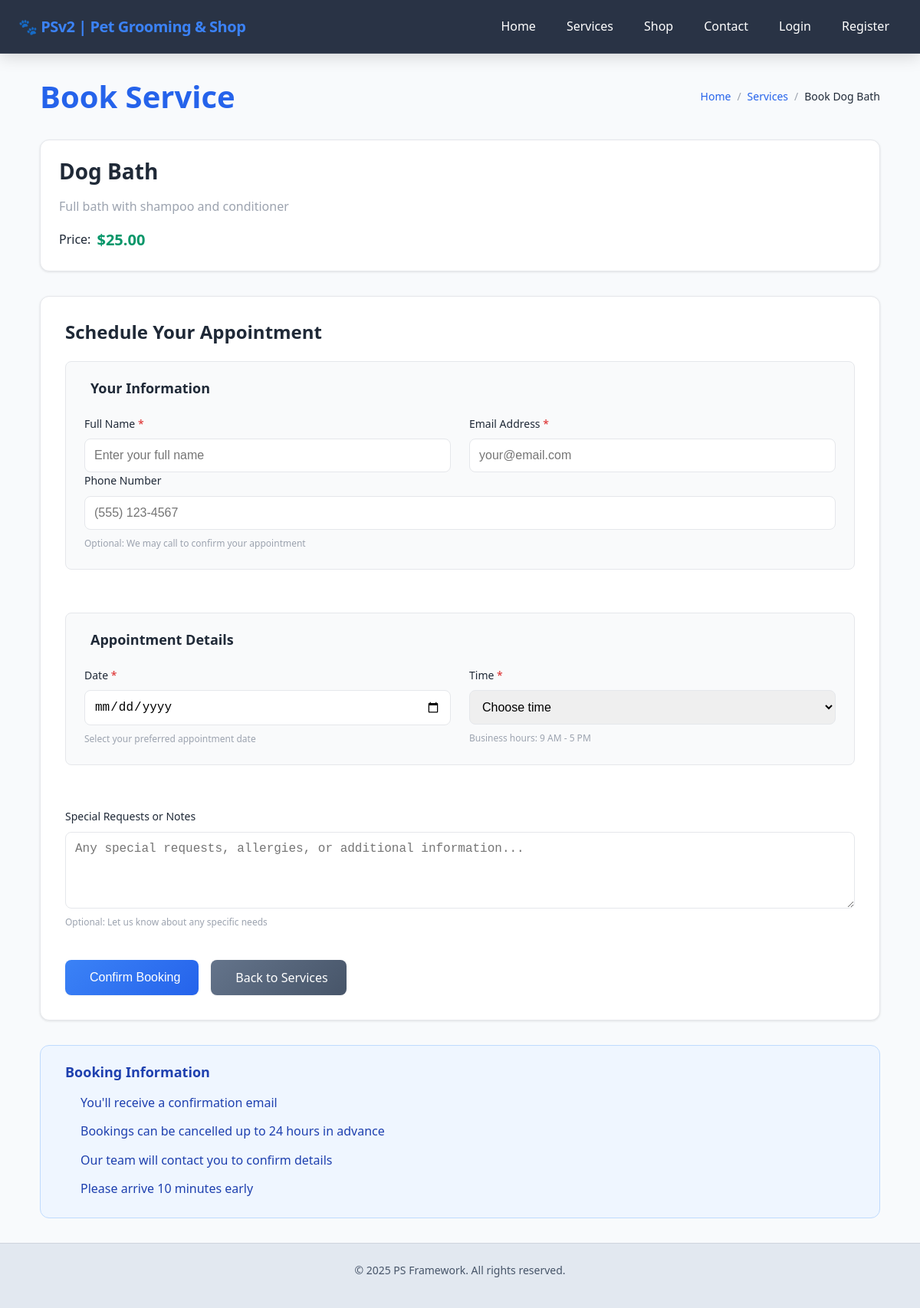
Screenshot of /bookings/new/5 with the database file from the repository.
### app/models.py (models this page shows, shortened)
class Service(db.Model):
    id = db.Column(db.Integer, primary_key=True)
    name = db.Column(db.String(100), nullable=False)
    description = db.Column(db.Text)
    price = db.Column(db.Float)

### app/routes/bookings.py (the view, shortened to what this page needs)
@bookings_bp.route('/new/<int:service_id>', methods=['GET', 'POST'])
def new_booking(service_id):
    service = Service.query.get_or_404(service_id)
    from datetime import date, timedelta
    tomorrow = date.today() + timedelta(days=1)
    min_date = tomorrow.strftime('%Y-%m-%d')
    return render_template('bookings/new.html', service=service, min_date=min_date)

### app/templates/bookings/new.html (shortened to what this page needs)
{% extends "base.html" %}
{% block extra_css %}
<link rel="stylesheet" href="{{ url_for('static', filename='css/bookings.css') }}">
{% endblock %}
{% block content %}
<div class="booking-container">
    <div class="booking-header">
        <h1 class="page-title">Book Service</h1>
        <nav aria-label="breadcrumb">
            <ol class="breadcrumb">
                <li class="breadcrumb-item"><a href="{{ url_for('home_bp.index') }}">Home</a></li>
                <li class="breadcrumb-item"><a href="{{ url_for('services.services_list') }}">Services</a></li>
                <li class="breadcrumb-item active" aria-current="page">Book {{ service.name }}</li>
            </ol>
        </nav>
    </div>
    <div class="service-info-card">
        <div class="service-details">
            <h2 class="service-name">{{ service.name }}</h2>
            {% if service.description %}
            <p class="service-description">{{ service.description }}</p>
            {% endif %}
            {% if service.price %}
            <div class="service-price">
                <span class="price-label">Price:</span>
                <span class="price-amount">${{ "%.2f"|format(service.price) }}</span>
            </div>
            {% endif %}
        </div>
    </div>
    <div class="booking-form-container">
        <h3 class="form-title">Schedule Your Appointment</h3>
        <form method="POST" class="booking-form">
            {% if not current_user.is_authenticated %}
            <div class="guest-info-section">
                <h4 class="section-title"> Your Information</h4>
                <div class="form-row">
                    <div class="form-group">
                        <label for="guest_name" class="form-label">Full Name <span class="required">*</span></label>
                        <input type="text" id="guest_name" name="guest_name" class="form-control"
                               placeholder="Enter your full name" required>
                    </div>
                    <div class="form-group">
                        <label for="guest_email" class="form-label">Email Address <span class="required">*</span></label>
                        <input type="email" id="guest_email" name="guest_email" class="form-control"
                               placeholder="your@email.com" required>
                    </div>
                </div>
                <div class="form-group">
                    <label for="guest_phone" class="form-label">Phone Number</label>
                    <input type="tel" id="guest_phone" name="guest_phone" class="form-control"
                           placeholder="(555) 123-4567">
                    <small class="form-text">Optional: We may call to confirm your appointment</small>
                </div>
            </div>
            {% endif %}
            <div class="appointment-section">
                <h4 class="section-title"> Appointment Details</h4>
                <div class="form-row">
                    <div class="form-group">
                        <label for="booking_date" class="form-label">Date <span class="required">*</span></label>
                        <input type="date" id="booking_date" name="booking_date" class="form-control"
                               min="{{ min_date }}" required>
                        <small class="form-text">Select your preferred appointment date</small>
                    </div>
                    <div class="form-group">
                        <label for="booking_time" class="form-label">Time <span class="required">*</span></label>
                        <select id="booking_time" name="booking_time" class="form-control" required>
                            <option value="">Choose time</option>
                        </select>
                        <small class="form-text">Business hours: 9 AM - 5 PM</small>
                    </div>
                </div>
            </div>
            <div class="form-group">
                <label for="notes" class="form-label">Special Requests or Notes</label>
                <textarea id="notes" name="notes" class="form-control" rows="4"
                          placeholder="Any special requests, allergies, or additional information..."></textarea>
                <small class="form-text">Optional: Let us know about any specific needs</small>
            </div>
            <div class="form-actions">
                <button type="submit" class="btn btn-primary">
                     Confirm Booking
                </button>
                <a href="{{ url_for('services.services_list') }}" class="btn btn-secondary">
                     Back to Services
                </a>
            </div>
        </form>
    </div>
    <div class="booking-info">
        <div class="info-card">
            <h4> Booking Information</h4>
            <ul class="info-list">
                <li> You'll receive a confirmation email</li>
                <li> Bookings can be cancelled up to 24 hours in advance</li>
                <li> Our team will contact you to confirm details</li>
                <li> Please arrive 10 minutes early</li>
            </ul>
        </div>
    </div>
</div>
{% endblock %}

### app/static/css/base.css (style rules this page uses)
* { margin: 0; padding: 0; box-sizing: border-box; }
:root { --bg-primary: #0f172a; --bg-secondary: #1e293b; --text-primary: #f1f5f9; --text-secondary: #cbd5e1; --text-muted: #9ca3af; --accent: #93c5fd; --accent-hover: #60a5fa; --border: rgba(241, 245, 249, 0.1); --shadow: rgba(0, 0, 0, 0.25); --blur-bg: rgba(30, 41, 59, 0.9); --navbar-bg: rgba(30, 41, 59, 0.95); --brand-primary: #3b82f6; --brand-secondary: #1e40af; --brand-accent: #60a5fa; }
html { scroll-behavior: smooth; }
body { font-family: 'Segoe UI', Tahoma, Geneva, Verdana, sans-serif; background: var(--bg-primary); color: var(--text-primary); line-height: 1.6; min-height: 100vh; display: flex; flex-direction: column; }
h1, h2, h3, h4, h5, h6 { font-weight: 600; line-height: 1.2; margin-bottom: 0.5em; }
p { margin-bottom: 1em; }
a { color: var(--accent); text-decoration: none; transition: color 0.3s ease; }
.btn { display: inline-block; padding: 12px 24px; font-weight: 500; text-align: center; border: none; border-radius: 8px; cursor: pointer; transition: all 0.3s ease; text-decoration: none; font-size: 16px; }
.btn-primary { background: var(--accent); color: white; }
.btn-secondary { background: var(--bg-secondary); color: var(--text-primary); border: 1px solid var(--border); }
@media (prefers-color-scheme: light) { :root { --bg-primary: #f8fafc; --bg-secondary: #e2e8f0; --text-primary: #1e293b; --text-secondary: #475569; --accent: #3b82f6; --accent-hover: #2563eb; --border: rgba(30, 41, 59, 0.1); --shadow: rgba(0, 0, 0, 0.1); --blur-bg: rgba(248, 250, 252, 0.8); } }

### app/static/css/theme.css (style rules this page uses)
:root { --color-primary: #3b82f6; --color-primary-hover: #2563eb; --color-primary-light: rgba(59, 130, 246, 0.1); --color-secondary: #64748b; --color-secondary-hover: #475569; --color-secondary-light: rgba(100, 116, 139, 0.1); --color-accent: #60a5fa; --color-accent-hover: #3b82f6; --color-accent-light: rgba(96, 165, 250, 0.1); --color-success: #10b981; --color-success-hover: #059669; --color-success-light: rgba(16, 185, 129, 0.1); --color-danger: #ef4444; --color-danger-hover: #dc2626; --color-danger-light: rgba(239, 68, 68, 0.1); --color-muted: #6b7280; --color-muted-light: #9ca3af; --color-muted-dark: #4b5563; --shadow-sm: 0 1px 2px 0 rgba(0, 0, 0, 0.05); --shadow-md: 0 4px 6px -1px rgba(0, 0, 0, 0.1); --shadow-lg: 0 10px 15px -3px rgba(0, 0, 0, 0.1); --shadow-xl: 0 20px 25px -5px rgba(0, 0, 0, 0.1); --radius-sm: 4px; --radius-md: 8px; --radius-lg: 12px; --radius-xl: 16px; --transition-fast: 0.15s ease; --transition-normal: 0.3s ease; --transition-slow: 0.5s ease; }
.btn { display: inline-flex; align-items: center; justify-content: center; gap: 8px; padding: 12px 24px; font-size: 14px; font-weight: 600; line-height: 1.4; text-align: center; text-decoration: none; border: 2px solid transparent; border-radius: var(--radius-md); cursor: pointer; transition: all var(--transition-normal); box-shadow: var(--shadow-sm); position: relative; overflow: hidden; user-select: none; }
.btn-primary { background: linear-gradient(135deg, var(--color-primary), var(--color-primary-hover)); color: white; border-color: var(--color-primary); }
.btn-secondary { background: linear-gradient(135deg, var(--color-secondary), var(--color-secondary-hover)); color: white; border-color: var(--color-secondary); }

### rows the page displays
Service: name "Dog Bath", description "Full bath with shampoo and conditioner", price "25.00"
